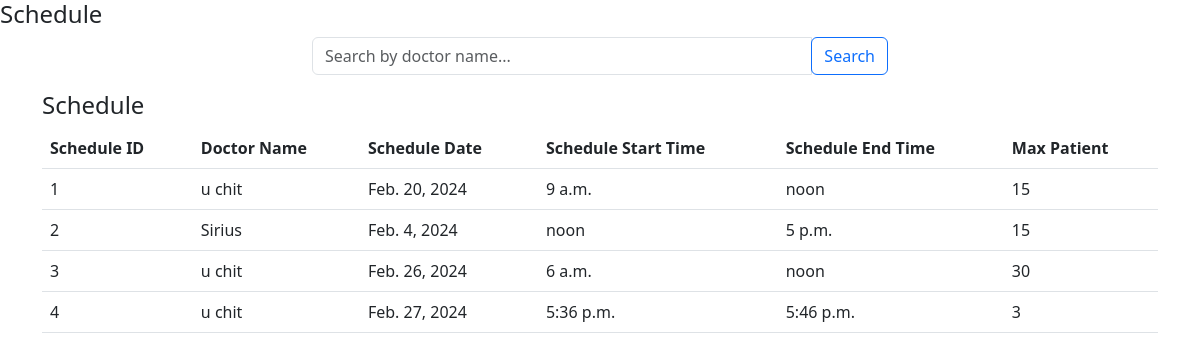
Page /retreive_admin_schedule_filterby_docname/ on the committed database.
### hospital_appointment_system/models.py (models this page shows, shortened)
class Schedule(models.Model):
    schedule_id = models.BigAutoField(primary_key=True, serialize=False)
    doctor_id = models.ForeignKey(Doctor, on_delete=models.CASCADE)
    schedule_date = models.DateField()
    schedule_start_time = models.TimeField()
    schedule_end_time = models.TimeField()
    maxpatient = models.PositiveIntegerField()

class Doctor(models.Model):
    doctor_id = models.BigAutoField(primary_key=True, serialize=False)
    doctor_name = models.CharField(max_length=100)
    doctor_mail = models.EmailField()
    doctor_password = models.CharField(max_length=50)
    doctor_phoneno = models.BigIntegerField()
    doctor_specialization = models.CharField(max_length=100)
    doctor_img = models.ImageField(upload_to="images/")
    def __str__(self):
        return self.doctor_name

### hospital_appointment_system/views.py (the view)
# urls.py: path('retreive_admin_schedule_filterby_docname/', views.retreive_admin_schedule_filterby_docname,name='retreive_admin_schedule_filterby_docname'),
def retreive_admin_schedule_filterby_docname(request):
    print('in retreive_admin_schedule_filterby_docname')
    schedule_table = Schedule.objects.all()
    doctor_name_query = request.GET.get('doctor_name')
    print(doctor_name_query)
    message = ""
    if doctor_name_query != '' and doctor_name_query is not None:
        schedule_table = schedule_table.filter(doctor_id__doctor_name__icontains=doctor_name_query)
        print(schedule_table)
        print(schedule_table.query)
        message = "No of results found for " + "'" + str(doctor_name_query) + "'" +" : "+ str(schedule_table.count())
    return render(request, 'hospital_appointment_system/admin_schedule_filterby_docname.html', {'schedule_table':schedule_table,'message':message})

### templates/hospital_appointment_system/admin_schedule_filterby_docname.html (shortened to what this page needs)
<!DOCTYPE html>
<html lang="en">
<head>
    <link href="https://cdn.jsdelivr.net/npm/bootstrap@5.3.0/dist/css/bootstrap.min.css" rel="stylesheet">
</head>
<body>
<h4> Schedule</h4>
<div class="container" style="width: 50%;">
    <form method="GET" action="{% url 'retreive_admin_schedule_filterby_docname' %}">
        <div class="input-group mb-3" >
            <input type="search" id="doctor_name" name="doctor_name" class="form-control" placeholder="Search by doctor name..." aria-label="Search by doctor name..." >
            <div class="input-group-append">
                <button class="btn btn-outline-primary" type="submit" >Search</button>
            </div>
        </div>
    </form>
</div>
<div class="container">
    <h4>Schedule</h4>
    <table class = "table">
    <tr>
        <th>Schedule ID</th>
        <th>Doctor Name</th>
        <th>Schedule Date</th>
        <th>Schedule Start Time</th>
        <th>Schedule End Time</th>
        <th>Max Patient</th>
    </tr>
    {% for schedule in schedule_table %}
    <tr>
        <td>{{ schedule.schedule_id }}</td>
        <td>{{ schedule.doctor_id }}</td>
        <td>{{ schedule.schedule_date }}</td>
        <td>{{ schedule.schedule_start_time }}</td>
        <td>{{ schedule.schedule_end_time }}</td>
        <td>{{ schedule.maxpatient }}</td>
    </tr>
    {% endfor %}
    </table> <br/>
    </div>
</body>
</html>

### rows in the picture
Schedule: schedule_id "1", doctor_id "u chit", schedule_date "Feb. 20, 2024", schedule_start_time "9 a.m.", schedule_end_time "noon", maxpatient "15"
Schedule: schedule_id "2", doctor_id "Sirius", schedule_date "Feb. 4, 2024", schedule_start_time "noon", schedule_end_time "5 p.m.", maxpatient "15"
Schedule: schedule_id "3", doctor_id "u chit", schedule_date "Feb. 26, 2024", schedule_start_time "6 a.m.", schedule_end_time "noon", maxpatient "30"
Schedule: schedule_id "4", doctor_id "u chit", schedule_date "Feb. 27, 2024", schedule_start_time "5:36 p.m.", schedule_end_time "5:46 p.m.", maxpatient "3"
